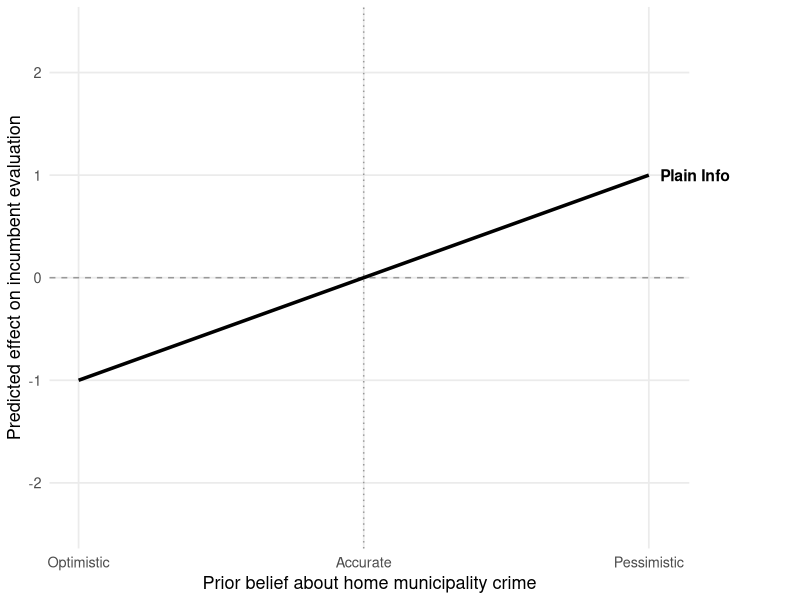
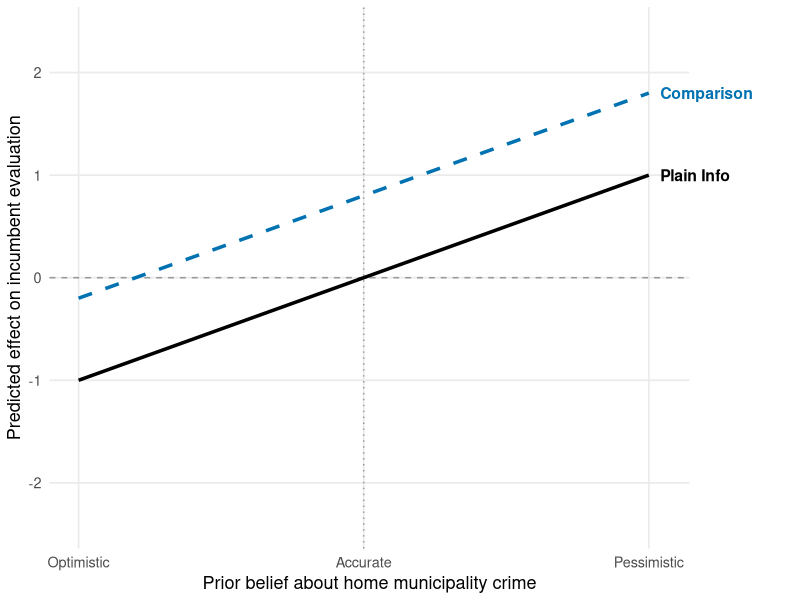
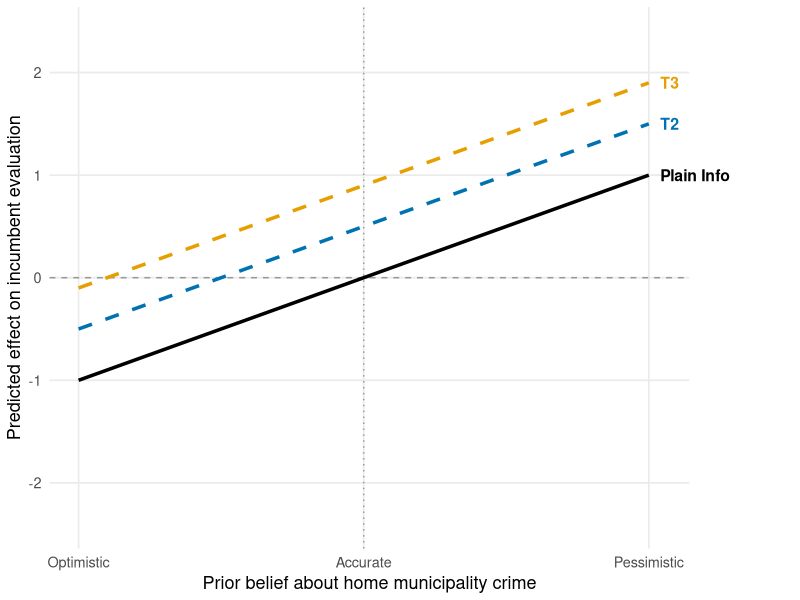
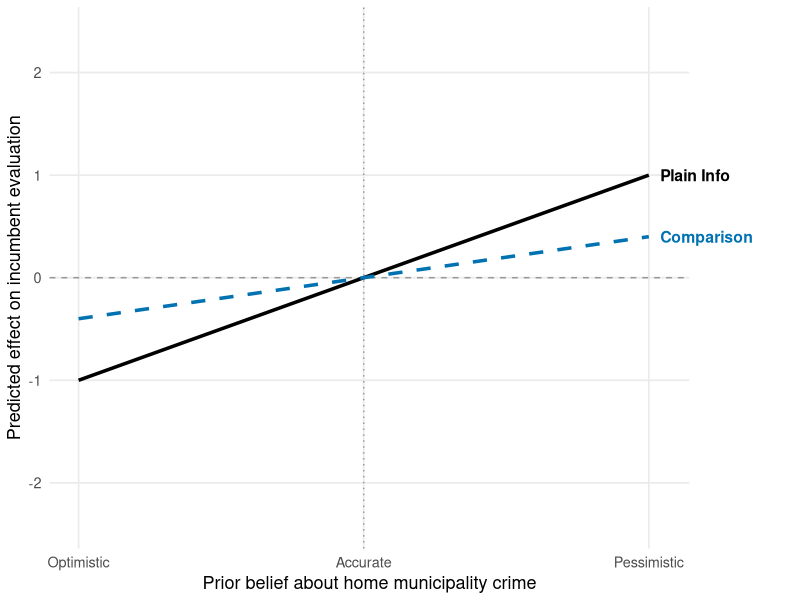

Write R code to recreate these figures, in order.
library(ggplot2)
library(dplyr)

W_seq <- seq(-2, 2, length.out = 300)

base_theme <- function() {
  list(
    scale_x_continuous(
      breaks = c(-2, 0, 2),
      labels = c("Optimistic", "Accurate", "Pessimistic"),
      name = "Prior belief about home municipality crime"
    ),
    labs(y = "Predicted effect on incumbent evaluation"),
    coord_cartesian(ylim = c(-2.4, 2.4), clip = "off"),
    theme_minimal(base_size = 13),
    theme(
      panel.grid.minor = element_blank(),
      legend.position = "none",
      plot.margin = margin(5, 80, 5, 5)
    )
  )
}

make_lines <- function(arms, slopes, intercepts = rep(0, length(arms))) {
  data.frame(
    treatment = rep(arms, each = length(W_seq)),
    W = rep(W_seq, length(arms))
  ) %>%
    left_join(
      data.frame(treatment = arms, slope = slopes, intercept = intercepts),
      by = "treatment"
    ) %>%
    mutate(
      effect = intercept + slope * W,
      treatment = factor(treatment, levels = arms)
    )
}

# ── Plot 1: Only Information Updating ─────────────────────────────────────────
# All arms slope the same — comparison context adds nothing

arms1 <- c("Plain Info")
colors1 <- c("#000000")
lines1 <- c("solid")
slopes1 <- c(0.5)
intercepts1 <- c(0)

dat1 <- make_lines(arms1, slopes1, intercepts1)

labs1 <- data.frame(
  W = 2.08,
  treatment = factor(arms1, levels = arms1),
  y = intercepts1 + slopes1 * 2,
  label = arms1
)

p1 <- ggplot(
  dat1,
  aes(x = W, y = effect, color = treatment, linetype = treatment)
) +
  geom_hline(yintercept = 0, linetype = "dashed", color = "grey60") +
  geom_vline(xintercept = 0, linetype = "dotted", color = "grey60") +
  geom_line(linewidth = 1.2) +
  geom_text(
    data = labs1,
    aes(x = W, y = y, label = label, color = treatment),
    hjust = 0,
    size = 4,
    fontface = "bold",
    inherit.aes = FALSE
  ) +
  scale_color_manual(values = colors1) +
  scale_linetype_manual(values = lines1) +
  base_theme()

ggsave("latex/images/mechanism_plot_1.pdf", p1, width = 6, height = 4.5)
message("Saved: mechanism_plot_1.pdf")

# ── Plot 2: Comparison Additive Effect ────────────────────────────────────────
# Comparison arms steeper than T1 — benchmark context amplifies updating

arms2 <- c("Plain Info", "Comparison")
colors2 <- c("#000000", "#0072B2")
lines2 <- c("solid", "dashed")
slopes2 <- c(0.5, 0.5)
intercepts2 <- c(0, 0.8)

dat2 <- make_lines(arms2, slopes2, intercepts2)

labs2 <- data.frame(
  W = 2.08,
  treatment = factor(arms2, levels = arms2),
  y = intercepts2 + slopes2 * 2,
  label = arms2
)

p2 <- ggplot(
  dat2,
  aes(x = W, y = effect, color = treatment, linetype = treatment)
) +
  geom_hline(yintercept = 0, linetype = "dashed", color = "grey60") +
  geom_vline(xintercept = 0, linetype = "dotted", color = "grey60") +
  geom_line(linewidth = 1.2) +
  geom_text(
    data = labs2,
    aes(x = W, y = y, label = label, color = treatment),
    hjust = 0,
    size = 4,
    fontface = "bold",
    inherit.aes = FALSE
  ) +
  scale_color_manual(values = colors2) +
  scale_linetype_manual(values = lines2) +
  base_theme()

ggsave("latex/images/mechanism_plot_2.pdf", p2, width = 6, height = 4.5)
message("Saved: mechanism_plot_2.pdf")

# ── Plot 3: Opposition Comparison ─────────────────────────────────────────────
# T3 (opposite coalition) steepest — partisan framing amplifies RG effect

arms3 <- c("Plain Info", "T2 (Non-partisan)", "T3 (Opp. coalition)")
colors3 <- c("#000000", "#0072B2", "#E69F00")
lines3 <- c("solid", "dashed", "dashed")
slopes3 <- c(0.5, 0.5, 0.5)
intercepts3 <- c(0, 0.5, 0.9)

dat3 <- make_lines(arms3, slopes3, intercepts3)

labs3 <- data.frame(
  W = 2.08,
  treatment = factor(arms3, levels = arms3),
  y = intercepts3 + slopes3 * 2,
  label = c("Plain Info", "T2", "T3")
)

p3 <- ggplot(
  dat3,
  aes(x = W, y = effect, color = treatment, linetype = treatment)
) +
  geom_hline(yintercept = 0, linetype = "dashed", color = "grey60") +
  geom_vline(xintercept = 0, linetype = "dotted", color = "grey60") +
  geom_line(linewidth = 1.2) +
  geom_text(
    data = labs3,
    aes(x = W, y = y, label = label, color = treatment),
    hjust = 0,
    size = 4,
    fontface = "bold",
    inherit.aes = FALSE
  ) +
  scale_color_manual(values = colors3) +
  scale_linetype_manual(values = lines3) +
  base_theme() +
  list(theme(plot.title = element_text(face = "bold", size = 13, hjust = 0.5)))

ggsave("latex/images/mechanism_plot_3.pdf", p3, width = 6, height = 4.5)
message("Saved: mechanism_plot_3.pdf")

# ── Plot 4: Confusion ──────────────────────────────────────────────────────────
# Comparison arm flatter than Plain Info — comparison context dampens updating

arms4      <- c("Plain Info", "Comparison")
colors4    <- c("#000000", "#0072B2")
lines4     <- c("solid", "dashed")
slopes4    <- c(0.5, 0.2)
intercepts4 <- c(0, 0)

dat4 <- make_lines(arms4, slopes4, intercepts4)

labs4 <- data.frame(
  W         = 2.08,
  treatment = factor(arms4, levels = arms4),
  y         = intercepts4 + slopes4*2,
  label     = arms4
)

p4 <- ggplot(dat4, aes(x = W, y = effect, color = treatment, linetype = treatment)) +
  geom_hline(yintercept = 0, linetype = "dashed", color = "grey60") +
  geom_vline(xintercept = 0, linetype = "dotted", color = "grey60") +
  geom_line(linewidth = 1.2) +
  geom_text(data = labs4, aes(x = W, y = y, label = label, color = treatment),
            hjust = 0, size = 4, fontface = "bold", inherit.aes = FALSE) +
  scale_color_manual(values = colors4) +
  scale_linetype_manual(values = lines4) +
  base_theme()

ggsave("latex/images/mechanism_plot_4.pdf", p4, width = 6, height = 4.5)
message("Saved: mechanism_plot_4.pdf")
